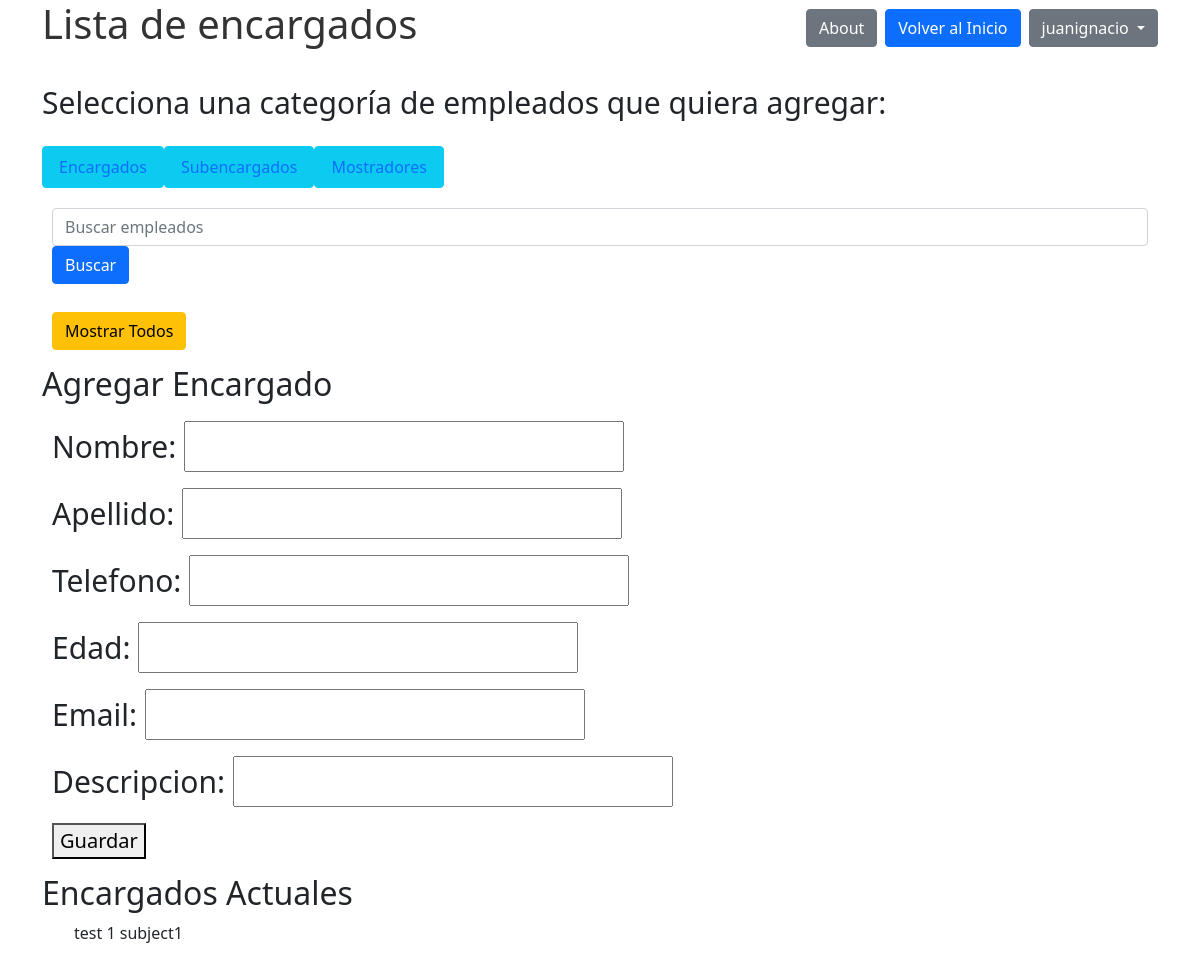
The app's page /empleados/encargados/ (signed in), older data.
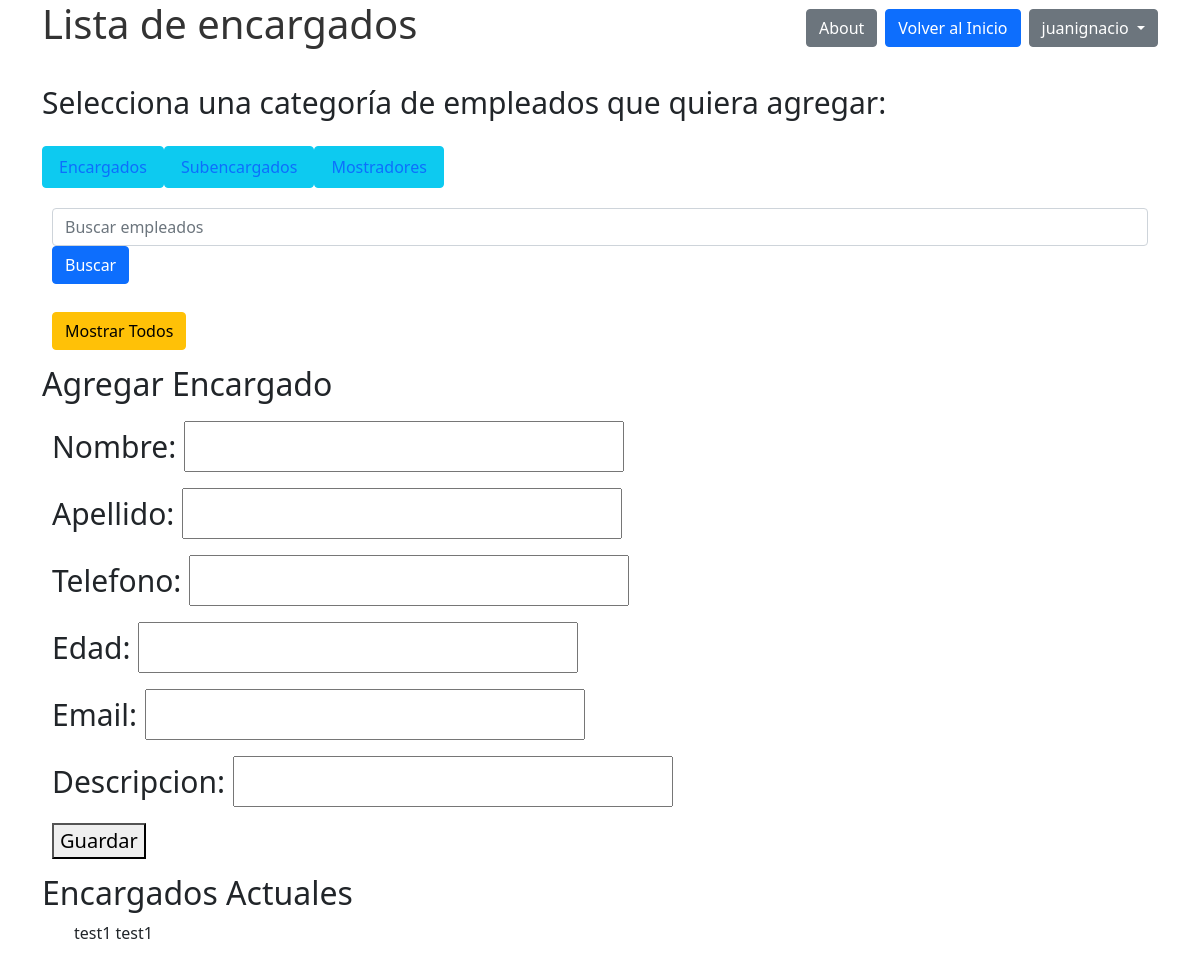
The same page, newer data.
### empleados/models.py (models this page shows)
class encargado(models.Model):
    Nombre = models.CharField(max_length=64)
    Apellido = models.CharField(max_length=64)
    telefono = models.CharField(max_length=20)
    edad = models.IntegerField()
    email = models.EmailField()
    descripcion = models.CharField(max_length=100)
    empleo = models.CharField(max_length=64, default='encargado')
    creador = models.ForeignKey(User, on_delete=models.SET_NULL, null=True)

### empleados/views.py (the view)
# urls.py: path('encargados/', views.encargados, name='encargados'),
@login_required
def encargados(request, id=None):
    if request.method == 'POST':
        form = EncargadoForm(request.POST)
        if form.is_valid():
            nuevo_encargado = form.save(commit=False)
            nuevo_encargado.creador = request.user
            nuevo_encargado.save()
            return redirect('base')
    else:
        form = EncargadoForm(initial={'creador': request.user, 'empleo': 'encargado'})
    encargados_lista = encargado.objects.all()
    return render(request, 'encargados.html', {'encargados': encargados_lista, 'form': form})

### empleados/forms.py (shortened to what this page needs)
class EncargadoForm(forms.ModelForm):
    class Meta:
        model = encargado
        exclude = ['creador', 'empleo']

### empleados/templates de empleados/encargados.html (shortened to what this page needs)
{% extends 'base.html' %}
{% block content %}
  <h2>Agregar Encargado</h2>
  <form method="post">
    {{ form.as_p }}
    <button type="submit">Guardar</button>
  </form>
  <h2>Encargados Actuales</h2>
  <ul>
    {% for encargado in encargados %}
      <li>{{ encargado.Nombre }} {{ encargado.Apellido }}</li>
    {% endfor %}
  </ul>
{% endblock %}

Row changes from the older to the newer data that the page shows:
removed encargado: Nombre "test 1", Apellido "subject1"
added encargado: Nombre "test1", Apellido "test1"
